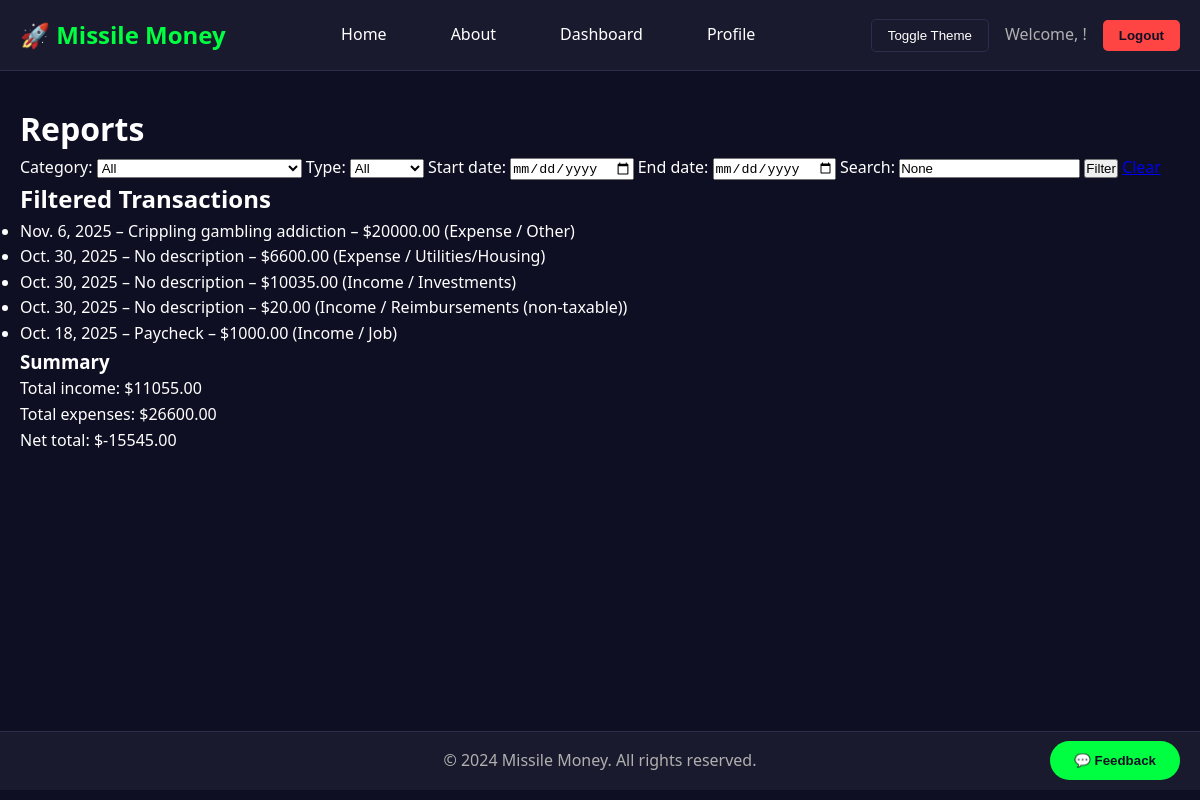
The page /reports/ (signed in) on the database as committed earlier.
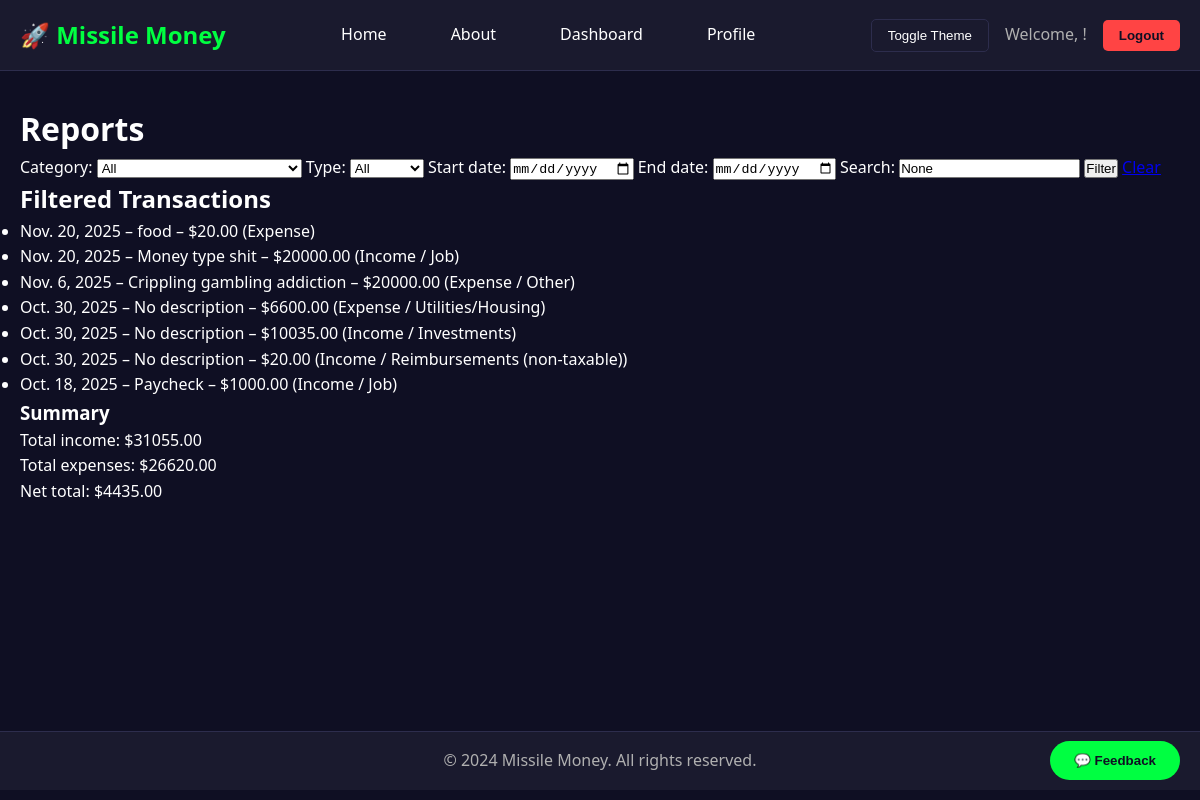
The same page on the database as committed later.
### main/models.py (models this page shows, shortened)
class Transaction(models.Model):
    TRANSACTION_TYPES = [
        ('income', 'Income'),
        ('expense', 'Expense'),
    ]
    INCOME_CATEGORIES = [
        ('job', 'Job'),
        ('investments', 'Investments'),
        ('reimbursements', 'Reimbursements (non-taxable)'),
        ('other_income', 'Other'),
    ]
    EXPENSE_CATEGORIES = [
        ('groceries', 'Groceries'),
        ('utilities_housing', 'Utilities/Housing'),
        ('recreation', 'Recreation'),
        ('other_expense', 'Other'),
        ('peer', 'Peer Transfer'),
    ]
    user = models.ForeignKey(User, on_delete=models.CASCADE)
    type = models.CharField(max_length=7, choices=TRANSACTION_TYPES)
    category = models.CharField(max_length=20, blank=True)
    amount = models.DecimalField(max_digits=10, decimal_places=2)
    description = models.CharField(max_length=255, blank=True)
    date = models.DateField(auto_now_add=True)
    peer_payment = models.BooleanField(default=False)
    recipient = models.ForeignKey(User, null=True, blank=True, on_delete=models.SET_NULL, related_name='received_payments')
    related_transaction = models.OneToOneField( 'self', null=True, blank=True, on_delete=models.SET_NULL, related_name='peer_counterpart')
    def get_category_display(self):
        if self.type == 'income':
            for value, label in self.INCOME_CATEGORIES:
                if value == self.category:
                    return label
        elif self.type == 'expense':
            for value, label in self.EXPENSE_CATEGORIES:
                if value == self.category:
                    return label
        return self.category or 'Uncategorized'

### main/views.py (the view)
# urls.py: path('reports/', views.view_reports, name='view_reports'),
@login_required
def view_reports(request):
    transactions = Transaction.objects.filter(user=request.user).order_by('-date')
    category = request.GET.get('category')
    tx_type = request.GET.get('type')
    start_date = request.GET.get('start_date')
    end_date = request.GET.get('end_date')
    search_query = request.GET.get('q')
    if category:
        transactions = transactions.filter(category=category)
    if tx_type in ['income', 'expense']:
        transactions = transactions.filter(type=tx_type)
    if start_date:
        transactions = transactions.filter(date__gte=start_date)
    if end_date:
        transactions = transactions.filter(date__lte=end_date)
    if search_query:
        transactions = transactions.filter(
            Q(description__icontains=search_query) |
            Q(category__icontains=search_query)
        )
    total_income = sum(t.amount for t in transactions if t.type == 'income')
    total_expenses = sum(t.amount for t in transactions if t.type == 'expense')
    net_total = total_income - total_expenses
    categories = Transaction.INCOME_CATEGORIES + Transaction.EXPENSE_CATEGORIES
    context = {
        'transactions': transactions,
        'categories': categories,
        'selected_category': category,
        'selected_type': tx_type,
        'start_date': start_date,
        'end_date': end_date,
        'search_query': search_query,
        'total_income': total_income,
        'total_expenses': total_expenses,
        'net_total': net_total,
    }
    return render(request, 'reports.html', context)

### templates/reports.html (shortened to what this page needs)
{% extends 'base.html' %}
{% block content %}
<h1>Reports</h1>
<form method="get">
    <label>Category:
      <select name="category">
        <option value="">All</option>
      </select>
    </label>
    <label>Type:
      <select name="type">
        <option value="">All</option>
      </select>
    </label>
    <label>Start date: <input type="date" name="start_date" value="{{ start_date }}"></label>
    <label>End date: <input type="date" name="end_date" value="{{ end_date }}"></label>
    <label>Search: <input type="text" name="q" value="{{ search_query }}"></label>
    <button type="submit">Filter</button>
    <a href="{% url 'view_reports' %}">Clear</a>
  </form>
  {% if transactions %}
    <h2>Filtered Transactions</h2>
    <ul>
      {% for t in transactions %}
        <li>{{ t.date }} – {{ t.description|default:"No description" }} – ${{ t.amount }}
            ({{ t.get_type_display }}{% if t.category %} / {{ t.get_category_display }}{% endif %})
        </li>
      {% endfor %}
    </ul>
    <h3>Summary</h3>
    <p>Total income: ${{ total_income }}</p>
    <p>Total expenses: ${{ total_expenses }}</p>
    <p>Net total: ${{ net_total }}</p>
  {% else %}
    <p>No transactions match your filter criteria.</p>
  {% endif %}
  {% endblock %}

Rows that differ between the two databases and show on the page:
added Transaction: date "Nov. 20, 2025", description "food", amount "20.00", type "Expense"
added Transaction: date "Nov. 20, 2025", description "Money type shit", amount "20000.00", type "Income", category "Job"
Other text that changed with them:
{{ total_income }}: "11055.00" → "31055.00"
{{ total_expenses }}: "26600.00" → "26620.00"
{{ net_total }}: "-15545.00" → "4435.00"
